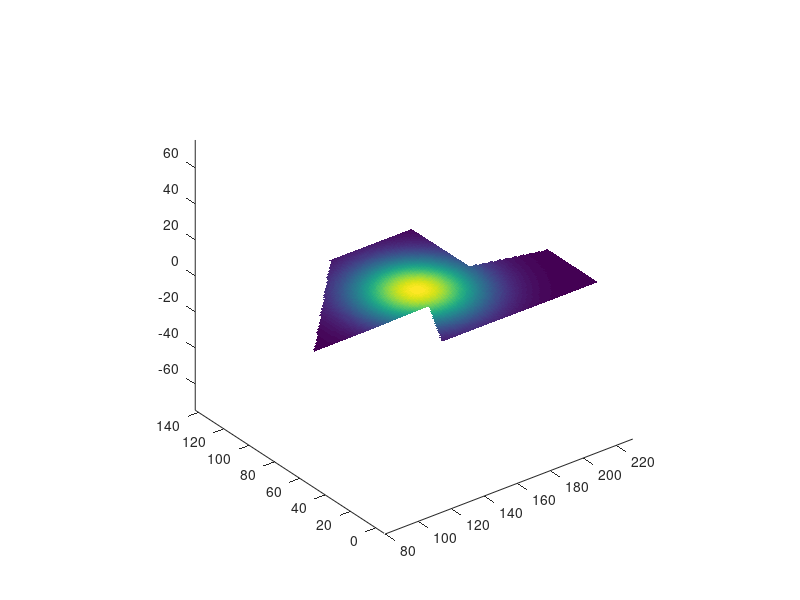

Recreate this plot in MATLAB. (Note: this script raises an error after producing the figure.)
clear all;
clc;
close all;

% load('OM_dataset.mat');
% Xq = flipud(Xq);
% Yq = flipud(Yq);
% scale_factor = 10;
% Zq = scale_factor*flipud(Zq);

[Xq, Yq] = meshgrid(70:240, 10:120);
Zq = exp(-((Xq-155).^2+(Yq-65).^2)/10^3);

meanfunc = [];            % empty: don't use a mean function
covfunc = @covSEiso;              % Squared Exponental covariance function
likfunc = @likGauss;              % Gaussian likelihood

hyp = struct('mean', [], 'cov', [-1.1341 1.3895], 'lik', -5.0313);

% define the vertices of the farm
environment = [135, 230, 230, 190, 190, 140, 80, 150; 20, 20, 60, 70, 115, 115, 50, 50];

% figure();
% patch(environment(1, :), environment(2, :), 'red');
% hold on;
% axis equal;

%% define the farm boundary
ex_polygon = double(inpolygon(Xq, Yq, environment(1, :), environment(2, :))) == 0;
Xq(ex_polygon) = nan; Yq(ex_polygon) = nan; Zq(ex_polygon) = nan;

inputDesign = [Xq(:), Yq(:), Zq(:)];

inputDesign(any(isnan(inputDesign), 2), :) = [];
% Xq = Xq(min(environment(1, :)):max(environment(1, :)), min(environment(2, :)):max(environment(2, :)));
% Yq = Yq(min(environment(1, :)):max(environment(1, :)), min(environment(2, :)):max(environment(2, :)));
% Zq = Zq(min(environment(1, :)):max(environment(1, :)), min(environment(2, :)):max(environment(2, :)));

% hyp2 = minimize(hyp, @gp, -100, @infGaussLik, meanfunc, covfunc, likfunc, inputDesign(1:50:end, 1:2), inputDesign(1:50:end, end))
% pause();

% define lipschitz constant (ppm/meter)
lipschitz = 30;

% kernel hyperparameters are obtained by minimizing the negative marginal log likelihood of OM dataset
length_scale = exp(-.1341);
signal_std = exp(1.3895);
noise_std = exp(-5.0313);
N = 10000; epsilon = .5; delta = 0.8;

% r_max is obtained from lemma 1  
r_max = length_scale*sqrt(-log((signal_std^2+noise_std^2)/(N*signal_std^2)*(1-epsilon^2/(2*signal_std^2*erfinv(delta)^2))));


% these values are chosen by observing the sampled functions for given kernel hyperparameters
a = 0.1; b = 0.1;
lipschitz_1 = 1;


% Covering disks
% [diskX, diskY] = inputDesign(1:2, :)
% meshgrid(min(environment(1, :)):r_max:max(environment(1, :)), min(environment(2, :)):r_max:max(environment(2, :)));

points = inputDesign(:, 1:2);
new = size(points, 1);
i = 1;
% pause();
% Calculate MIS and denote centers of MIS disks by 'points'
while i < new
	index_c = [];
	for j = i + 1 : size(points, 1)
		if (points(i, 1) - points(j, 1))^2 + (points(i, 2) - points(j, 2))^2 <= 4*r_max^2
			index_c = [index_c; j];
		end
	end
	points(index_c, :) = [];
	new = size(points, 1);
	i = i + 1;
end

% sufficiency condition implemented here and alpha is calculated
min_alph = floor((lipschitz + sqrt(2)*lipschitz_1)/epsilon*r_max);
alph = min_alph:5:2*min_alph;
% denominatro in the expression for n_alpha
deno = epsilon - (lipschitz+sqrt(2)*lipschitz_1)*r_max./alph;
% final expression for n_alphaN
n_alph = (sqrt(2)*noise_std*erfinv(delta/(1-a*exp(-lipschitz_1^2/b^2)))./deno).^2-(noise_std/signal_std)^2;
first_occ_tmp = find(n_alph <= 1);
alph = min_alph + 5*first_occ_tmp(1);
alph = 3;

figure();
h = surf(Xq, Yq, Zq);
set(h,'LineStyle','none');
% hold on;
axis equal; 
grid off;
% pause();
% title('Covering the farm with 3r_{max} disks')

% do the preprocessing
points = preprocessing(points, 3*r_max, environment);

viscircles([points(:, 1), points(:, 2)], 3*r_max*ones(size(points, 1), 1), 'LineWidth', 1);
view(2);


% claculat measurement locations by covering 3r_max disk with r_max/alpha disks 
measurement_locations = []
x_test = 80 + 150*rand(1000, 1);
y_test = 20 + 95*rand(1000, 1);
index = inpolygon(x_test, y_test, [135, 230, 230, 190, 190, 140, 80, 150], ...
	 [20, 20, 60, 70, 115, 115, 50, 50]);
test_points = [x_test(index), y_test(index)];
% real_test_values = griddata(inputDesign(:, 1), ...
%  		inputDesign(:, 2), inputDesign(:, 3), test_points(:, 1), test_points(:, 2), ...
%  		'cubic');
real_test_values = exp(-((test_points(:, 1)-155).^2+(test_points(:, 2)-65).^2)/10^3);

fileID = fopen('time_total.txt', 'w');
fileID1 = fopen('measurement_locations.txt', 'w');
% Cover with r_max/alpha radii disks
freq = 1;
for i = 1:size(points, 1)
	i
	[tmp_measurement_locationsX, tmp_measurement_locationsY] = meshgrid(points(i, 1)-3*r_max:r_max*sqrt(2)/alph:points(i, 1)+3*r_max,...
	 points(i, 2)-3*r_max:r_max*sqrt(2)/alph:points(i, 2)+3*r_max);
	lie_inside = inpolygon(tmp_measurement_locationsX, tmp_measurement_locationsY, environment(1, :), environment(2, :));
	% inpolygon(tmp_measurement_locationsX, tmp_measurement_locationsY, [points(j, 1) + 3/sqrt(2)*r_max*cos(pi/4*(1:2:7))],...
	%  [points(j, 2) + 3/sqrt(2)*r_max*sin(pi/4*(1:2:7))]); 
	already = zeros(size(tmp_measurement_locationsX), 'logical');
	
	for j = 1:i-1
		% already = already|(tmp_measurement_locationsX - points(j, 1)).^2 + (tmp_measurement_locationsY - points(j, 2)).^2 <= 9*r_max^2;
		already = already|inpolygon(tmp_measurement_locationsX, tmp_measurement_locationsY, [points(j, 1) + 3*sqrt(2)*r_max*cos(pi/4*(1:2:7))],...
		 [points(j, 2) + 3*sqrt(2)*r_max*sin(pi/4*(1:2:7))]);
	end

	measurement_locations = [measurement_locations; [tmp_measurement_locationsX(lie_inside&~already), tmp_measurement_locationsY(lie_inside&~already)]];
% pause();
	% real_train_values = griddata(inputDesign(:, 1), ...
	%  		inputDesign(:, 2), inputDesign(:, 3), measurement_locations(1:freq:end, 1), measurement_locations(1:freq:end, 2), ...
	%  		'cubic');
	real_train_values = exp(-((measurement_locations(1:freq:end, 1)-155).^2+(measurement_locations(1:freq:end, 2)-65).^2)/10^3);
	[ypred, ysd] = gp(hyp, @infGaussLik, meanfunc, covfunc, likfunc, ...
	 		measurement_locations(1:freq:end, :), real_train_values, ...
	 		 test_points);	
	% scatter(measurement_locations(:, 1), measurement_locations(:, 2));
	% pause();
	
	fprintf(fileID1,'%d\n', [numel(measurement_locations)/2]);
	
	if i == 1
		fprintf(fileID,'%d \t %d\n', [i*r_max*82+...
 			numel(real_train_values)/100 numel(find(abs(ypred - real_test_values) > epsilon))/size(test_points, 1)]);
	end

	if i == 2
		fprintf(fileID,'%d \t %d\n', [sum(sum(dist(points(1:i, :))))/2 + i*r_max*82+...
 			numel(real_train_values)/100 numel(find(abs(ypred - real_test_values) > epsilon))/size(test_points, 1)]);
	end


	if i > 2
		fprintf(fileID,'%d \t %d\n', [tsp_solver(points(1:i, 1), points(1:i, 2))+i*r_max*82+...
 			numel(real_train_values)/100 numel(find(abs(ypred - real_test_values) > epsilon))/size(test_points, 1)]);
	end
	numel(find(abs(ypred - real_test_values) > epsilon))/size(test_points, 1)
end


% figure();
% h = surf(Xq, Yq, Zq);
% hold on;
% % scatter(diskX(:), diskY(:));
% set(h,'LineStyle','none')
% axis equal; grid off;
% % viscircles([points(:, 1), points(:, 2)], r_max*ones(size(points, 1), 1));
% viscircles(measurement_locations, r_max/alph*ones(size(measurement_locations, 1), 1));
% scatter(measurement_locations());
% view(2);
